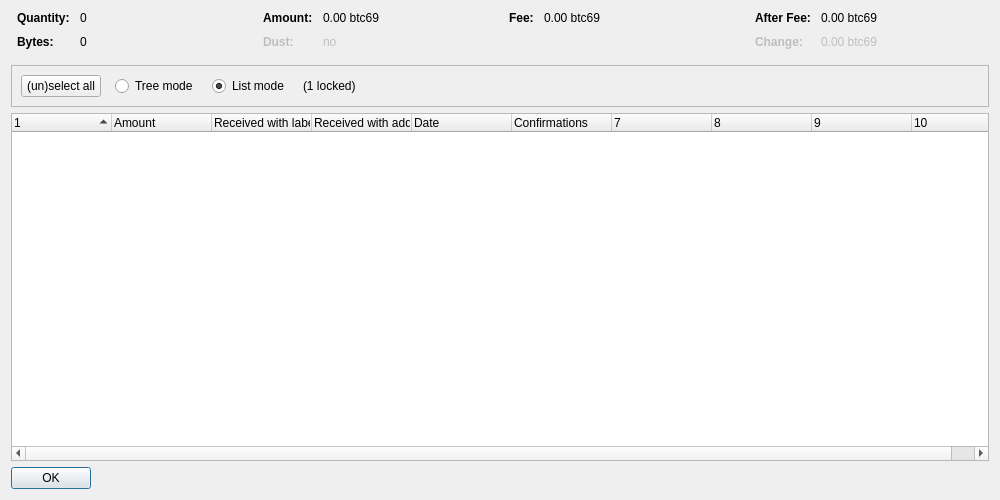
<?xml version="1.0" encoding="UTF-8"?>
<ui version="4.0">
 <class>CoinControlDialog</class>
 <widget class="QDialog" name="CoinControlDialog">
  <property name="geometry">
   <rect>
    <x>0</x>
    <y>0</y>
    <width>1000</width>
    <height>500</height>
   </rect>
  </property>
  <property name="windowTitle">
   <string>Coin Selection</string>
  </property>
  <layout class="QVBoxLayout" name="verticalLayout">
   <item>
    <layout class="QHBoxLayout" name="horizontalLayoutTop" stretch="0,0,0,0">
     <property name="topMargin">
      <number>0</number>
     </property>
     <property name="bottomMargin">
      <number>10</number>
     </property>
     <item>
      <layout class="QFormLayout" name="formLayoutCoinControl1">
       <property name="horizontalSpacing">
        <number>10</number>
       </property>
       <property name="verticalSpacing">
        <number>10</number>
       </property>
       <property name="leftMargin">
        <number>6</number>
       </property>
       <property name="rightMargin">
        <number>6</number>
       </property>
       <item row="0" column="0">
        <widget class="QLabel" name="labelCoinControlQuantityText">
         <property name="font">
          <font>
           <weight>75</weight>
           <bold>true</bold>
          </font>
         </property>
         <property name="text">
          <string>Quantity:</string>
         </property>
        </widget>
       </item>
       <item row="0" column="1">
        <widget class="QLabel" name="labelCoinControlQuantity">
         <property name="cursor">
          <cursorShape>IBeamCursor</cursorShape>
         </property>
         <property name="contextMenuPolicy">
          <enum>Qt::ActionsContextMenu</enum>
         </property>
         <property name="text">
          <string notr="true">0</string>
         </property>
         <property name="textInteractionFlags">
          <set>Qt::LinksAccessibleByMouse|Qt::TextSelectableByKeyboard|Qt::TextSelectableByMouse</set>
         </property>
        </widget>
       </item>
       <item row="1" column="0">
        <widget class="QLabel" name="labelCoinControlBytesText">
         <property name="font">
          <font>
           <weight>75</weight>
           <bold>true</bold>
          </font>
         </property>
         <property name="text">
          <string>Bytes:</string>
         </property>
        </widget>
       </item>
       <item row="1" column="1">
        <widget class="QLabel" name="labelCoinControlBytes">
         <property name="cursor">
          <cursorShape>IBeamCursor</cursorShape>
         </property>
         <property name="contextMenuPolicy">
          <enum>Qt::ActionsContextMenu</enum>
         </property>
         <property name="text">
          <string notr="true">0</string>
         </property>
         <property name="textInteractionFlags">
          <set>Qt::LinksAccessibleByMouse|Qt::TextSelectableByKeyboard|Qt::TextSelectableByMouse</set>
         </property>
        </widget>
       </item>
      </layout>
     </item>
     <item>
      <layout class="QFormLayout" name="formLayoutCoinControl2">
       <property name="horizontalSpacing">
        <number>10</number>
       </property>
       <property name="verticalSpacing">
        <number>10</number>
       </property>
       <property name="leftMargin">
        <number>6</number>
       </property>
       <property name="rightMargin">
        <number>6</number>
       </property>
       <item row="0" column="0">
        <widget class="QLabel" name="labelCoinControlAmountText">
         <property name="font">
          <font>
           <weight>75</weight>
           <bold>true</bold>
          </font>
         </property>
         <property name="text">
          <string>Amount:</string>
         </property>
        </widget>
       </item>
       <item row="0" column="1">
        <widget class="QLabel" name="labelCoinControlAmount">
         <property name="cursor">
          <cursorShape>IBeamCursor</cursorShape>
         </property>
         <property name="contextMenuPolicy">
          <enum>Qt::ActionsContextMenu</enum>
         </property>
         <property name="text">
          <string notr="true">0.00 btc69</string>
         </property>
         <property name="textInteractionFlags">
          <set>Qt::LinksAccessibleByMouse|Qt::TextSelectableByKeyboard|Qt::TextSelectableByMouse</set>
         </property>
        </widget>
       </item>
       <item row="1" column="0">
        <widget class="QLabel" name="labelCoinControlLowOutputText">
         <property name="enabled">
          <bool>false</bool>
         </property>
         <property name="font">
          <font>
           <weight>75</weight>
           <bold>true</bold>
          </font>
         </property>
         <property name="text">
          <string>Dust:</string>
         </property>
        </widget>
       </item>
       <item row="1" column="1">
        <widget class="QLabel" name="labelCoinControlLowOutput">
         <property name="enabled">
          <bool>false</bool>
         </property>
         <property name="cursor">
          <cursorShape>IBeamCursor</cursorShape>
         </property>
         <property name="contextMenuPolicy">
          <enum>Qt::ActionsContextMenu</enum>
         </property>
         <property name="text">
          <string notr="true">no</string>
         </property>
         <property name="textInteractionFlags">
          <set>Qt::LinksAccessibleByMouse|Qt::TextSelectableByKeyboard|Qt::TextSelectableByMouse</set>
         </property>
        </widget>
       </item>
      </layout>
     </item>
     <item>
      <layout class="QFormLayout" name="formLayoutCoinControl3">
       <property name="horizontalSpacing">
        <number>10</number>
       </property>
       <property name="verticalSpacing">
        <number>10</number>
       </property>
       <property name="leftMargin">
        <number>6</number>
       </property>
       <property name="rightMargin">
        <number>6</number>
       </property>
       <item row="0" column="0">
        <widget class="QLabel" name="labelCoinControlFeeText">
         <property name="font">
          <font>
           <weight>75</weight>
           <bold>true</bold>
          </font>
         </property>
         <property name="text">
          <string>Fee:</string>
         </property>
        </widget>
       </item>
       <item row="0" column="1">
        <widget class="QLabel" name="labelCoinControlFee">
         <property name="cursor">
          <cursorShape>IBeamCursor</cursorShape>
         </property>
         <property name="contextMenuPolicy">
          <enum>Qt::ActionsContextMenu</enum>
         </property>
         <property name="text">
          <string notr="true">0.00 btc69</string>
         </property>
         <property name="textInteractionFlags">
          <set>Qt::LinksAccessibleByMouse|Qt::TextSelectableByKeyboard|Qt::TextSelectableByMouse</set>
         </property>
        </widget>
       </item>
      </layout>
     </item>
     <item>
      <layout class="QFormLayout" name="formLayoutCoinControl4">
       <property name="horizontalSpacing">
        <number>10</number>
       </property>
       <property name="verticalSpacing">
        <number>10</number>
       </property>
       <property name="leftMargin">
        <number>6</number>
       </property>
       <property name="rightMargin">
        <number>6</number>
       </property>
       <item row="0" column="0">
        <widget class="QLabel" name="labelCoinControlAfterFeeText">
         <property name="font">
          <font>
           <weight>75</weight>
           <bold>true</bold>
          </font>
         </property>
         <property name="text">
          <string>After Fee:</string>
         </property>
        </widget>
       </item>
       <item row="0" column="1">
        <widget class="QLabel" name="labelCoinControlAfterFee">
         <property name="cursor">
          <cursorShape>IBeamCursor</cursorShape>
         </property>
         <property name="contextMenuPolicy">
          <enum>Qt::ActionsContextMenu</enum>
         </property>
         <property name="text">
          <string notr="true">0.00 btc69</string>
         </property>
         <property name="textInteractionFlags">
          <set>Qt::LinksAccessibleByMouse|Qt::TextSelectableByKeyboard|Qt::TextSelectableByMouse</set>
         </property>
        </widget>
       </item>
       <item row="1" column="0">
        <widget class="QLabel" name="labelCoinControlChangeText">
         <property name="enabled">
          <bool>false</bool>
         </property>
         <property name="font">
          <font>
           <weight>75</weight>
           <bold>true</bold>
          </font>
         </property>
         <property name="text">
          <string>Change:</string>
         </property>
        </widget>
       </item>
       <item row="1" column="1">
        <widget class="QLabel" name="labelCoinControlChange">
         <property name="enabled">
          <bool>false</bool>
         </property>
         <property name="cursor">
          <cursorShape>IBeamCursor</cursorShape>
         </property>
         <property name="contextMenuPolicy">
          <enum>Qt::ActionsContextMenu</enum>
         </property>
         <property name="text">
          <string notr="true">0.00 btc69</string>
         </property>
         <property name="textInteractionFlags">
          <set>Qt::LinksAccessibleByMouse|Qt::TextSelectableByKeyboard|Qt::TextSelectableByMouse</set>
         </property>
        </widget>
       </item>
      </layout>
     </item>
    </layout>
   </item>
   <item>
    <widget class="QFrame" name="frame">
     <property name="minimumSize">
      <size>
       <width>0</width>
       <height>40</height>
      </size>
     </property>
     <property name="frameShape">
      <enum>QFrame::StyledPanel</enum>
     </property>
     <property name="frameShadow">
      <enum>QFrame::Sunken</enum>
     </property>
     <layout class="QHBoxLayout" name="horizontalLayout">
      <item>
       <layout class="QHBoxLayout" name="horizontalLayoutPanel" stretch="0,0,0,0,0">
        <property name="spacing">
         <number>14</number>
        </property>
        <item>
         <widget class="QPushButton" name="pushButtonSelectAll">
          <property name="sizePolicy">
           <sizepolicy hsizetype="Maximum" vsizetype="Fixed">
            <horstretch>0</horstretch>
            <verstretch>0</verstretch>
           </sizepolicy>
          </property>
          <property name="text">
           <string>(un)select all</string>
          </property>
          <property name="autoDefault">
           <bool>false</bool>
          </property>
         </widget>
        </item>
        <item>
         <widget class="QRadioButton" name="radioTreeMode">
          <property name="sizePolicy">
           <sizepolicy hsizetype="Maximum" vsizetype="Fixed">
            <horstretch>0</horstretch>
            <verstretch>0</verstretch>
           </sizepolicy>
          </property>
          <property name="text">
           <string>Tree mode</string>
          </property>
         </widget>
        </item>
        <item>
         <widget class="QRadioButton" name="radioListMode">
          <property name="sizePolicy">
           <sizepolicy hsizetype="Maximum" vsizetype="Fixed">
            <horstretch>0</horstretch>
            <verstretch>0</verstretch>
           </sizepolicy>
          </property>
          <property name="text">
           <string>List mode</string>
          </property>
          <property name="checked">
           <bool>true</bool>
          </property>
         </widget>
        </item>
        <item>
         <widget class="QLabel" name="labelLocked">
          <property name="text">
           <string notr="true">(1 locked)</string>
          </property>
         </widget>
        </item>
        <item>
         <spacer name="horizontalSpacer">
          <property name="orientation">
           <enum>Qt::Horizontal</enum>
          </property>
          <property name="sizeHint" stdset="0">
           <size>
            <width>40</width>
            <height>20</height>
           </size>
          </property>
         </spacer>
        </item>
       </layout>
      </item>
     </layout>
    </widget>
   </item>
   <item>
    <widget class="CoinControlTreeWidget" name="treeWidget">
     <property name="contextMenuPolicy">
      <enum>Qt::CustomContextMenu</enum>
     </property>
     <property name="sortingEnabled">
      <bool>false</bool>
     </property>
     <property name="columnCount">
      <number>10</number>
     </property>
     <attribute name="headerShowSortIndicator" stdset="0">
      <bool>true</bool>
     </attribute>
     <attribute name="headerStretchLastSection">
      <bool>false</bool>
     </attribute>
     <column>
      <property name="text">
       <string/>
      </property>
     </column>
     <column>
      <property name="text">
       <string>Amount</string>
      </property>
     </column>
     <column>
      <property name="text">
       <string>Received with label</string>
      </property>
     </column>
     <column>
      <property name="text">
       <string>Received with address</string>
      </property>
     </column>
     <column>
      <property name="text">
       <string>Date</string>
      </property>
     </column>
     <column>
      <property name="text">
       <string>Confirmations</string>
      </property>
      <property name="toolTip">
       <string>Confirmed</string>
      </property>
     </column>
     <column>
      <property name="text">
       <string/>
      </property>
     </column>
     <column>
      <property name="text">
       <string/>
      </property>
     </column>
     <column>
      <property name="text">
       <string/>
      </property>
     </column>
     <column>
      <property name="text">
       <string/>
      </property>
     </column>
    </widget>
   </item>
   <item>
    <widget class="QDialogButtonBox" name="buttonBox">
     <property name="sizePolicy">
      <sizepolicy hsizetype="Maximum" vsizetype="Fixed">
       <horstretch>0</horstretch>
       <verstretch>0</verstretch>
      </sizepolicy>
     </property>
     <property name="orientation">
      <enum>Qt::Horizontal</enum>
     </property>
     <property name="standardButtons">
      <set>QDialogButtonBox::Ok</set>
     </property>
    </widget>
   </item>
  </layout>
 </widget>
 <customwidgets>
  <customwidget>
   <class>CoinControlTreeWidget</class>
   <extends>QTreeWidget</extends>
   <header>coincontroltreewidget.h</header>
  </customwidget>
 </customwidgets>
 <resources/>
 <connections/>
</ui>
